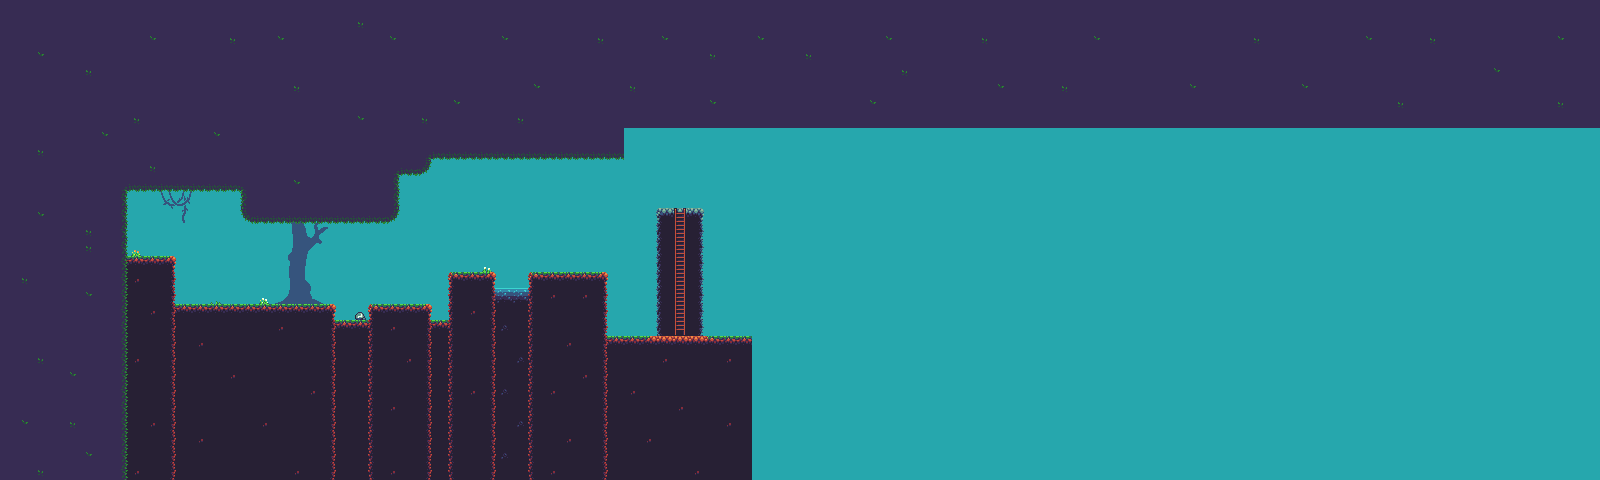

Below is a game level as drawn by its tile map, then a one-line description and the .tmx that defines it (tile-layer data replaced by summaries):
An orthogonal 100x30 tile map with 16x16 px tiles, 8 tile layers (background, water, floor, floor2, ...), 2 tilesets and 1 object (spawn).

<map version="1.10" tiledversion="1.10.2" orientation="orthogonal" renderorder="right-down" width="100" height="30" tilewidth="16" tileheight="16" infinite="0" nextlayerid="19" nextobjectid="3">
 <tileset firstgid="1" source="background.tsx" />
 <tileset firstgid="10" source="blocks.tsx" />
 <layer id="1" name="background" width="100" height="30">
  <data>[3000 cells, 3000 non-empty, 9 distinct tile ids]</data>
 </layer>
 <layer id="8" name="water" width="100" height="30">
  <data>[3000 cells, 48 non-empty, 3 distinct tile ids]</data>
 </layer>
 <layer id="2" name="floor" width="100" height="30">
  <properties>
   <property name="test" value="erfdgbvdf" />
  </properties>
  <data>[3000 cells, 394 non-empty, 8 distinct tile ids]</data>
 </layer>
 <layer id="7" name="floor2" width="100" height="30">
  <data>[3000 cells, 91 non-empty, 2 distinct tile ids]</data>
 </layer>
 <layer id="11" name="platform" width="100" height="30">
  <data>[3000 cells, 24 non-empty, 6 distinct tile ids]</data>
 </layer>
 <layer id="12" name="utils" width="100" height="30">
  <data>[3000 cells, 8 non-empty, 3 distinct tile ids]</data>
 </layer>
 <layer id="10" name="decorations" width="100" height="30">
  <data>[3000 cells, 41 non-empty, 41 distinct tile ids]</data>
 </layer>
 <layer id="9" name="ceil" width="100" height="30">
  <data>[3000 cells, 1094 non-empty, 10 distinct tile ids]</data>
 </layer>
 <objectgroup id="13" name="objects">
  <object id="2" name="spawn" x="144" y="256">
   <point />
  </object>
 </objectgroup>
</map>
